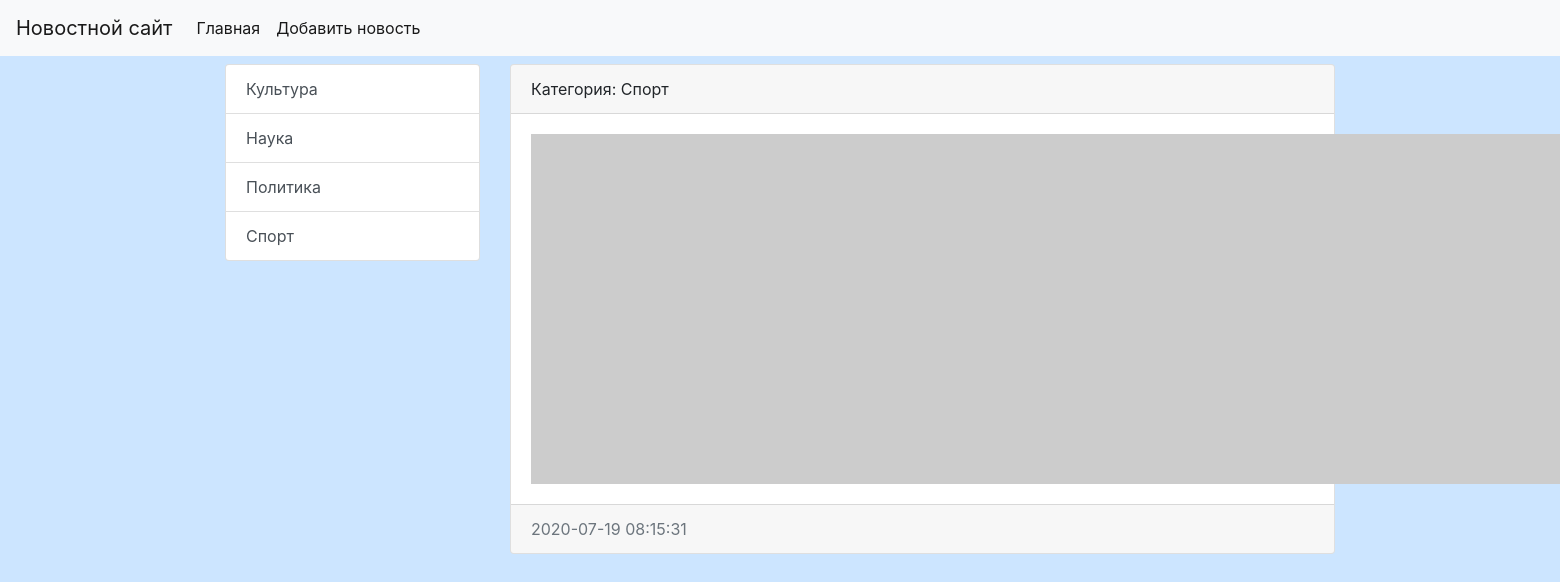
Before: /category/2/ with the older database file.
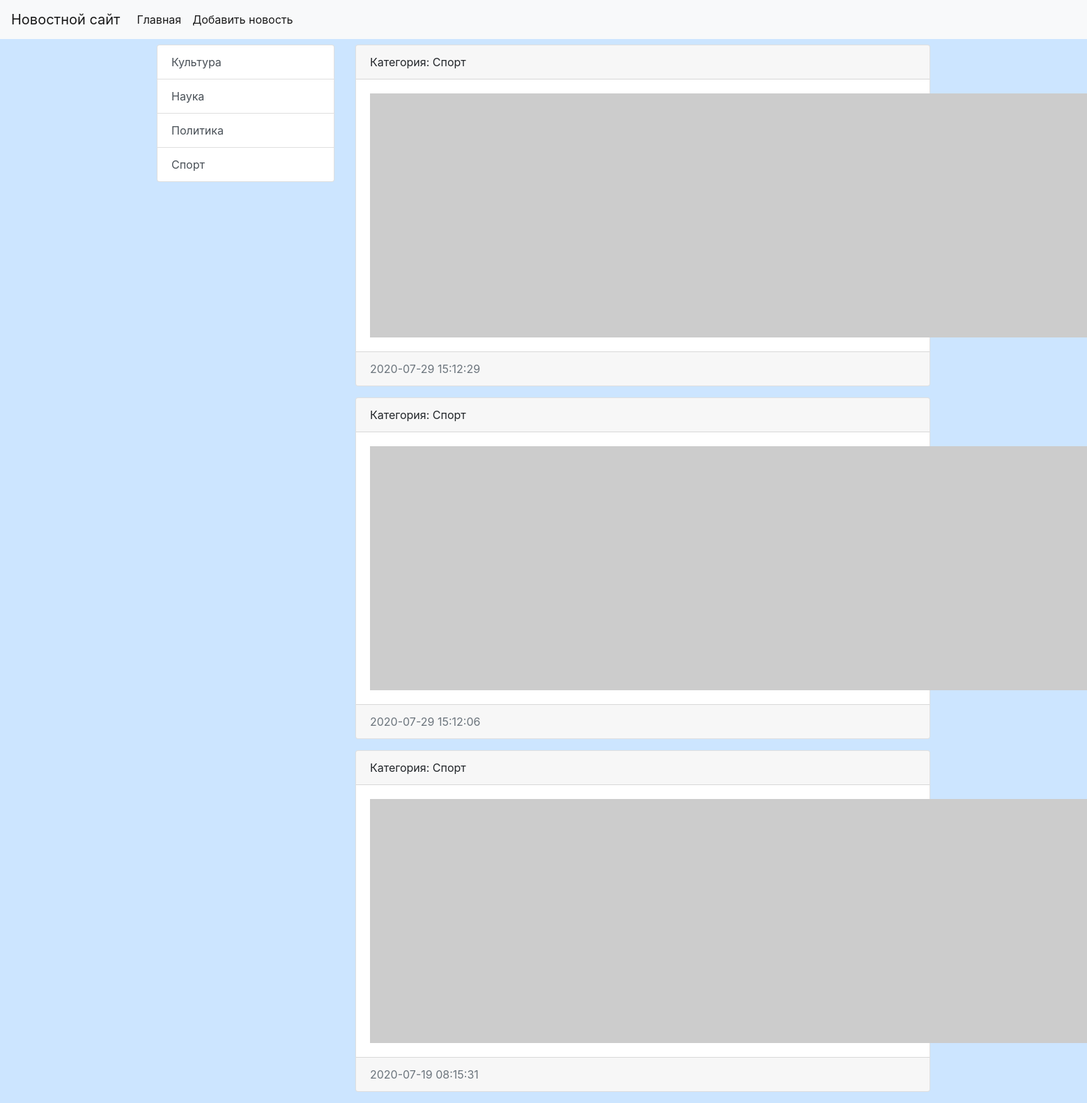
After: the same page with the newer database file.
### news/models.py (models this page shows, shortened)
class Category(models.Model):
    title = models.CharField(max_length=150, db_index=True, verbose_name='Наименование категории')
    def get_absolute_url(self):
        return reverse_lazy('category', kwargs={"category_id": self.pk})
    class Meta:
        verbose_name = 'Категория'
        verbose_name_plural = 'Категории'
        ordering = ['title']

class News(models.Model):
    title = models.CharField(max_length=150, verbose_name='Наименование')
    content = models.TextField(blank=True, verbose_name='Контент')
    created_at = models.DateTimeField(auto_now_add=True, verbose_name='Дата публикации')
    update_at = models.DateTimeField(auto_now=True, verbose_name='Обновлено')
    photo = models.ImageField(upload_to='photos/%Y/%m/%d/', verbose_name='Изображение', blank=True)
    is_published = models.BooleanField(default=True, verbose_name='Состояние публикации')
    category = models.ForeignKey('Category', on_delete=models.PROTECT, verbose_name='Категория')
    def get_absolute_url(self):
        return reverse_lazy('view_news', kwargs={"news_id": self.pk})
    class Meta:
        verbose_name = 'Новость'
        verbose_name_plural = 'Новости'
        ordering = ['-created_at']

### news/views.py (the view)
# urls.py: path('category/<int:category_id>/', get_category, name='category'),
def get_category(request, category_id):
    news = News.objects.filter(category_id=category_id)
    category = Category.objects.get(pk=category_id)
    return render(request, 'news/category.html', {'news': news, 'category': category})

### news/templatetags/news_tags.py (called while the page is built)
@register.inclusion_tag('news/list_categories.html')
def show_categories(arg1='Hello', arg2='world'):
    categories = Category.objects.all()
    return {"categories": categories, "arg1": arg1, "arg2": arg2}

### news/templates/news/category.html (shortened to what this page needs)
{% extends 'base.html' %}
{% block sidebar %}
{% include 'inc/_sidebar.html' %}
{% endblock %}
{% block content %}
{% for item in news %}
<div class="card mb-3">
    <div class="card-header">
        Категория: {{ item.category.title }}
    </div>
    <div class="card-body">
        <div class="media">
            {% if item.photo %}
            <img src="{{ item.photo.url }}" alt="" width="350" class="mr-3">
            {% else %}
            <img src="https://picsum.photos/id/1060/350/235/?blur=2" alt="" class="mr-3">
            {% endif %}
        </div>
    </div>
    <div class="card-footer text-muted">
        {{ item.created_at|date:"Y-m-d H:i:s" }}
    </div>
</div>
{% endfor %}
{% endblock %}

### templates/base.html (shortened to what this page needs)
{% load static %}
<!doctype html>
<html lang="en">
<head>
    <link rel="stylesheet" href="{% static 'bootstrap/css/bootstrap.min.css' %}">
    <link rel="stylesheet" href="{% static 'css/style.css' %}">
</head>
<body>
{% include 'inc/_nav.html' %}
<div class="container mt-2">
    <div class="row">
        <div class="col-md-3">
            {% block sidebar %}SIDEBAR{% endblock %}
    <div class="col-md-9">
        {% block content %}CONTENT{% endblock %}
        </div>
    </div>
    </div>
</body>
</html>

### templates/inc/_nav.html (shortened to what this page needs)
<nav class="navbar navbar-expand-lg navbar-light bg-light">
  <a class="navbar-brand" href="{% url 'home' %}">Новостной сайт</a>
  <div class="collapse navbar-collapse" id="navbarSupportedContent">
    <ul class="navbar-nav mr-auto">
      <li class="nav-item active">
                <a class="nav-link" href="{% url 'home' %}">Главная<span class="sr-only">(current)</span></a></li>
        <li class="nav-item active">
                <a class="nav-link" href="{% url 'add_news' %}">Добавить новость<span class="sr-only">(current)</span></a>
        </li>
        </ul>
    </div>
</nav>

### templates/inc/_sidebar.html (shortened to what this page needs)
{% load news_tags %}
{% show_categories %}

### news/templates/news/list_categories.html
<div class="list-group">
            {% for item in categories %}
  <a href="{{ item.get_absolute_url }}" class="list-group-item list-group-item-action">{{ item.title }}</a>
            {% endfor %}
    </div>
</div>

### testsite/static/css/style.css (style rules this page uses)
body { background-color: #cce5ff; }

Changed rows visible on the page:
added News: category "Спорт", created_at "2020-07-29 15:12:29"
added News: category "Спорт", created_at "2020-07-29 15:12:06"
